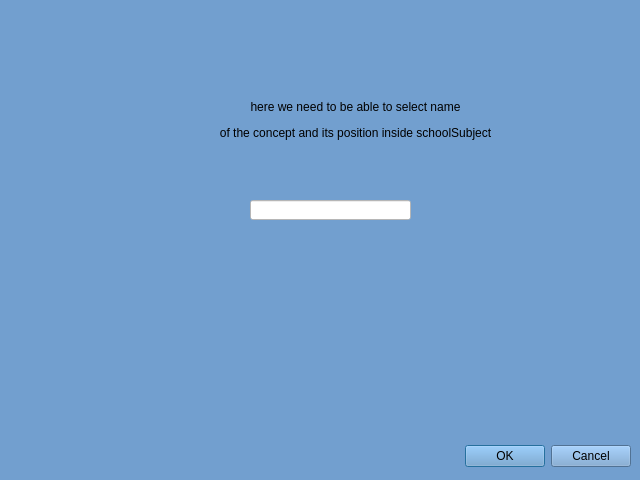
<?xml version="1.0" encoding="UTF-8"?>
<ui version="4.0">
 <class>conceptDialog</class>
 <widget class="QDialog" name="conceptDialog">
  <property name="geometry">
   <rect>
    <x>0</x>
    <y>0</y>
    <width>640</width>
    <height>480</height>
   </rect>
  </property>
  <property name="palette">
   <palette>
    <active>
     <colorrole role="WindowText">
      <brush brushstyle="SolidPattern">
       <color alpha="255">
        <red>0</red>
        <green>0</green>
        <blue>0</blue>
       </color>
      </brush>
     </colorrole>
     <colorrole role="Button">
      <brush brushstyle="SolidPattern">
       <color alpha="255">
        <red>114</red>
        <green>159</green>
        <blue>207</blue>
       </color>
      </brush>
     </colorrole>
     <colorrole role="Light">
      <brush brushstyle="SolidPattern">
       <color alpha="255">
        <red>196</red>
        <green>225</green>
        <blue>255</blue>
       </color>
      </brush>
     </colorrole>
     <colorrole role="Midlight">
      <brush brushstyle="SolidPattern">
       <color alpha="255">
        <red>155</red>
        <green>192</green>
        <blue>231</blue>
       </color>
      </brush>
     </colorrole>
     <colorrole role="Dark">
      <brush brushstyle="SolidPattern">
       <color alpha="255">
        <red>57</red>
        <green>79</green>
        <blue>103</blue>
       </color>
      </brush>
     </colorrole>
     <colorrole role="Mid">
      <brush brushstyle="SolidPattern">
       <color alpha="255">
        <red>76</red>
        <green>106</green>
        <blue>138</blue>
       </color>
      </brush>
     </colorrole>
     <colorrole role="Text">
      <brush brushstyle="SolidPattern">
       <color alpha="255">
        <red>0</red>
        <green>0</green>
        <blue>0</blue>
       </color>
      </brush>
     </colorrole>
     <colorrole role="BrightText">
      <brush brushstyle="SolidPattern">
       <color alpha="255">
        <red>255</red>
        <green>255</green>
        <blue>255</blue>
       </color>
      </brush>
     </colorrole>
     <colorrole role="ButtonText">
      <brush brushstyle="SolidPattern">
       <color alpha="255">
        <red>0</red>
        <green>0</green>
        <blue>0</blue>
       </color>
      </brush>
     </colorrole>
     <colorrole role="Base">
      <brush brushstyle="SolidPattern">
       <color alpha="255">
        <red>255</red>
        <green>255</green>
        <blue>255</blue>
       </color>
      </brush>
     </colorrole>
     <colorrole role="Window">
      <brush brushstyle="SolidPattern">
       <color alpha="255">
        <red>114</red>
        <green>159</green>
        <blue>207</blue>
       </color>
      </brush>
     </colorrole>
     <colorrole role="Shadow">
      <brush brushstyle="SolidPattern">
       <color alpha="255">
        <red>0</red>
        <green>0</green>
        <blue>0</blue>
       </color>
      </brush>
     </colorrole>
     <colorrole role="AlternateBase">
      <brush brushstyle="SolidPattern">
       <color alpha="255">
        <red>184</red>
        <green>207</green>
        <blue>231</blue>
       </color>
      </brush>
     </colorrole>
     <colorrole role="ToolTipBase">
      <brush brushstyle="SolidPattern">
       <color alpha="255">
        <red>255</red>
        <green>255</green>
        <blue>220</blue>
       </color>
      </brush>
     </colorrole>
     <colorrole role="ToolTipText">
      <brush brushstyle="SolidPattern">
       <color alpha="255">
        <red>0</red>
        <green>0</green>
        <blue>0</blue>
       </color>
      </brush>
     </colorrole>
     <colorrole role="PlaceholderText">
      <brush brushstyle="SolidPattern">
       <color alpha="128">
        <red>0</red>
        <green>0</green>
        <blue>0</blue>
       </color>
      </brush>
     </colorrole>
    </active>
    <inactive>
     <colorrole role="WindowText">
      <brush brushstyle="SolidPattern">
       <color alpha="255">
        <red>0</red>
        <green>0</green>
        <blue>0</blue>
       </color>
      </brush>
     </colorrole>
     <colorrole role="Button">
      <brush brushstyle="SolidPattern">
       <color alpha="255">
        <red>114</red>
        <green>159</green>
        <blue>207</blue>
       </color>
      </brush>
     </colorrole>
     <colorrole role="Light">
      <brush brushstyle="SolidPattern">
       <color alpha="255">
        <red>196</red>
        <green>225</green>
        <blue>255</blue>
       </color>
      </brush>
     </colorrole>
     <colorrole role="Midlight">
      <brush brushstyle="SolidPattern">
       <color alpha="255">
        <red>155</red>
        <green>192</green>
        <blue>231</blue>
       </color>
      </brush>
     </colorrole>
     <colorrole role="Dark">
      <brush brushstyle="SolidPattern">
       <color alpha="255">
        <red>57</red>
        <green>79</green>
        <blue>103</blue>
       </color>
      </brush>
     </colorrole>
     <colorrole role="Mid">
      <brush brushstyle="SolidPattern">
       <color alpha="255">
        <red>76</red>
        <green>106</green>
        <blue>138</blue>
       </color>
      </brush>
     </colorrole>
     <colorrole role="Text">
      <brush brushstyle="SolidPattern">
       <color alpha="255">
        <red>0</red>
        <green>0</green>
        <blue>0</blue>
       </color>
      </brush>
     </colorrole>
     <colorrole role="BrightText">
      <brush brushstyle="SolidPattern">
       <color alpha="255">
        <red>255</red>
        <green>255</green>
        <blue>255</blue>
       </color>
      </brush>
     </colorrole>
     <colorrole role="ButtonText">
      <brush brushstyle="SolidPattern">
       <color alpha="255">
        <red>0</red>
        <green>0</green>
        <blue>0</blue>
       </color>
      </brush>
     </colorrole>
     <colorrole role="Base">
      <brush brushstyle="SolidPattern">
       <color alpha="255">
        <red>255</red>
        <green>255</green>
        <blue>255</blue>
       </color>
      </brush>
     </colorrole>
     <colorrole role="Window">
      <brush brushstyle="SolidPattern">
       <color alpha="255">
        <red>114</red>
        <green>159</green>
        <blue>207</blue>
       </color>
      </brush>
     </colorrole>
     <colorrole role="Shadow">
      <brush brushstyle="SolidPattern">
       <color alpha="255">
        <red>0</red>
        <green>0</green>
        <blue>0</blue>
       </color>
      </brush>
     </colorrole>
     <colorrole role="AlternateBase">
      <brush brushstyle="SolidPattern">
       <color alpha="255">
        <red>184</red>
        <green>207</green>
        <blue>231</blue>
       </color>
      </brush>
     </colorrole>
     <colorrole role="ToolTipBase">
      <brush brushstyle="SolidPattern">
       <color alpha="255">
        <red>255</red>
        <green>255</green>
        <blue>220</blue>
       </color>
      </brush>
     </colorrole>
     <colorrole role="ToolTipText">
      <brush brushstyle="SolidPattern">
       <color alpha="255">
        <red>0</red>
        <green>0</green>
        <blue>0</blue>
       </color>
      </brush>
     </colorrole>
     <colorrole role="PlaceholderText">
      <brush brushstyle="SolidPattern">
       <color alpha="128">
        <red>0</red>
        <green>0</green>
        <blue>0</blue>
       </color>
      </brush>
     </colorrole>
    </inactive>
    <disabled>
     <colorrole role="WindowText">
      <brush brushstyle="SolidPattern">
       <color alpha="255">
        <red>57</red>
        <green>79</green>
        <blue>103</blue>
       </color>
      </brush>
     </colorrole>
     <colorrole role="Button">
      <brush brushstyle="SolidPattern">
       <color alpha="255">
        <red>114</red>
        <green>159</green>
        <blue>207</blue>
       </color>
      </brush>
     </colorrole>
     <colorrole role="Light">
      <brush brushstyle="SolidPattern">
       <color alpha="255">
        <red>196</red>
        <green>225</green>
        <blue>255</blue>
       </color>
      </brush>
     </colorrole>
     <colorrole role="Midlight">
      <brush brushstyle="SolidPattern">
       <color alpha="255">
        <red>155</red>
        <green>192</green>
        <blue>231</blue>
       </color>
      </brush>
     </colorrole>
     <colorrole role="Dark">
      <brush brushstyle="SolidPattern">
       <color alpha="255">
        <red>57</red>
        <green>79</green>
        <blue>103</blue>
       </color>
      </brush>
     </colorrole>
     <colorrole role="Mid">
      <brush brushstyle="SolidPattern">
       <color alpha="255">
        <red>76</red>
        <green>106</green>
        <blue>138</blue>
       </color>
      </brush>
     </colorrole>
     <colorrole role="Text">
      <brush brushstyle="SolidPattern">
       <color alpha="255">
        <red>57</red>
        <green>79</green>
        <blue>103</blue>
       </color>
      </brush>
     </colorrole>
     <colorrole role="BrightText">
      <brush brushstyle="SolidPattern">
       <color alpha="255">
        <red>255</red>
        <green>255</green>
        <blue>255</blue>
       </color>
      </brush>
     </colorrole>
     <colorrole role="ButtonText">
      <brush brushstyle="SolidPattern">
       <color alpha="255">
        <red>57</red>
        <green>79</green>
        <blue>103</blue>
       </color>
      </brush>
     </colorrole>
     <colorrole role="Base">
      <brush brushstyle="SolidPattern">
       <color alpha="255">
        <red>114</red>
        <green>159</green>
        <blue>207</blue>
       </color>
      </brush>
     </colorrole>
     <colorrole role="Window">
      <brush brushstyle="SolidPattern">
       <color alpha="255">
        <red>114</red>
        <green>159</green>
        <blue>207</blue>
       </color>
      </brush>
     </colorrole>
     <colorrole role="Shadow">
      <brush brushstyle="SolidPattern">
       <color alpha="255">
        <red>0</red>
        <green>0</green>
        <blue>0</blue>
       </color>
      </brush>
     </colorrole>
     <colorrole role="AlternateBase">
      <brush brushstyle="SolidPattern">
       <color alpha="255">
        <red>114</red>
        <green>159</green>
        <blue>207</blue>
       </color>
      </brush>
     </colorrole>
     <colorrole role="ToolTipBase">
      <brush brushstyle="SolidPattern">
       <color alpha="255">
        <red>255</red>
        <green>255</green>
        <blue>220</blue>
       </color>
      </brush>
     </colorrole>
     <colorrole role="ToolTipText">
      <brush brushstyle="SolidPattern">
       <color alpha="255">
        <red>0</red>
        <green>0</green>
        <blue>0</blue>
       </color>
      </brush>
     </colorrole>
     <colorrole role="PlaceholderText">
      <brush brushstyle="SolidPattern">
       <color alpha="128">
        <red>0</red>
        <green>0</green>
        <blue>0</blue>
       </color>
      </brush>
     </colorrole>
    </disabled>
   </palette>
  </property>
  <property name="windowTitle">
   <string>Add concept</string>
  </property>
  <widget class="QDialogButtonBox" name="buttonBox">
   <property name="geometry">
    <rect>
     <x>10</x>
     <y>440</y>
     <width>621</width>
     <height>32</height>
    </rect>
   </property>
   <property name="orientation">
    <enum>Qt::Horizontal</enum>
   </property>
   <property name="standardButtons">
    <set>QDialogButtonBox::Cancel|QDialogButtonBox::Ok</set>
   </property>
  </widget>
  <widget class="QLineEdit" name="lineEdit">
   <property name="geometry">
    <rect>
     <x>250</x>
     <y>200</y>
     <width>161</width>
     <height>20</height>
    </rect>
   </property>
   <property name="styleSheet">
    <string notr="true">background-color: rgb(255, 255, 255)</string>
   </property>
  </widget>
  <widget class="QLabel" name="label">
   <property name="geometry">
    <rect>
     <x>120</x>
     <y>50</y>
     <width>471</width>
     <height>141</height>
    </rect>
   </property>
   <property name="text">
    <string>&lt;html&gt;&lt;head/&gt;&lt;body&gt;&lt;p align=&quot;center&quot;&gt;here we need to be able to select name&lt;/p&gt;&lt;p align=&quot;center&quot;&gt;of the concept and its position inside schoolSubject&lt;/p&gt;&lt;/body&gt;&lt;/html&gt;</string>
   </property>
  </widget>
 </widget>
 <resources/>
 <connections>
  <connection>
   <sender>buttonBox</sender>
   <signal>accepted()</signal>
   <receiver>conceptDialog</receiver>
   <slot>accept()</slot>
   <hints>
    <hint type="sourcelabel">
     <x>248</x>
     <y>254</y>
    </hint>
    <hint type="destinationlabel">
     <x>157</x>
     <y>274</y>
    </hint>
   </hints>
  </connection>
  <connection>
   <sender>buttonBox</sender>
   <signal>rejected()</signal>
   <receiver>conceptDialog</receiver>
   <slot>reject()</slot>
   <hints>
    <hint type="sourcelabel">
     <x>316</x>
     <y>260</y>
    </hint>
    <hint type="destinationlabel">
     <x>286</x>
     <y>274</y>
    </hint>
   </hints>
  </connection>
 </connections>
</ui>
